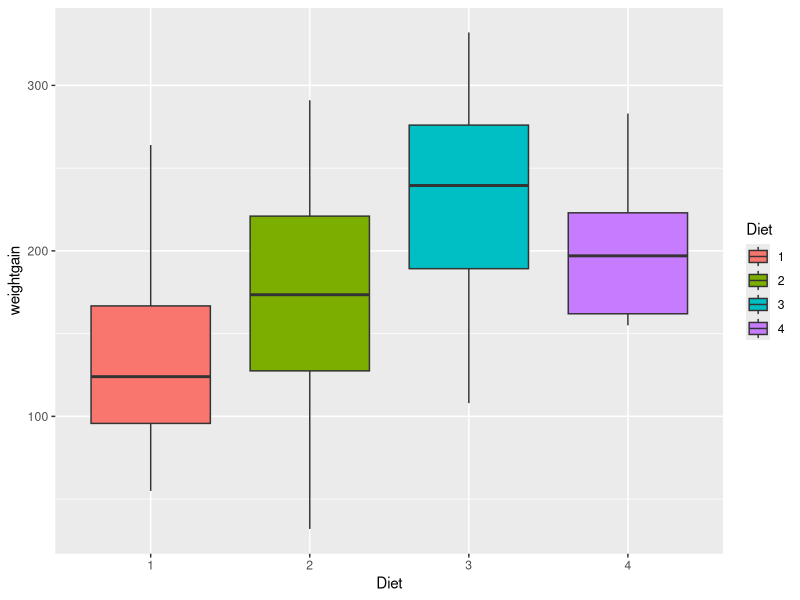
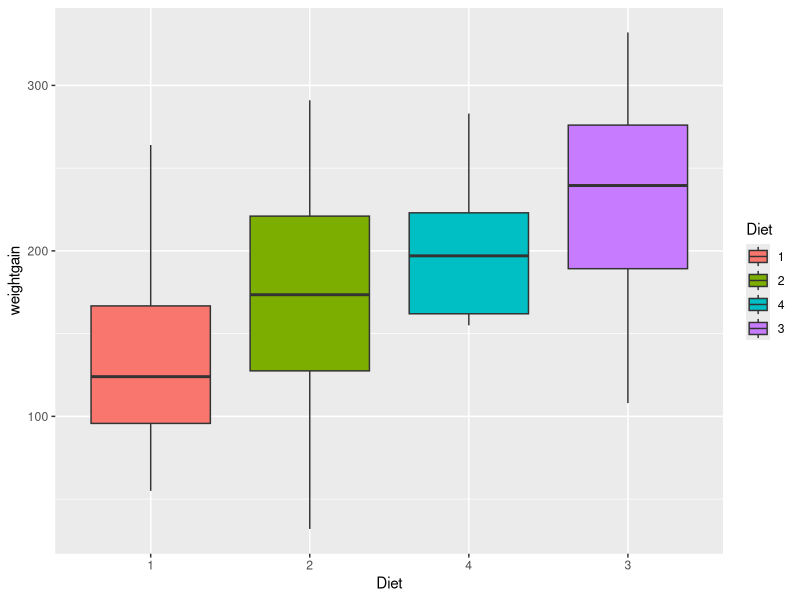
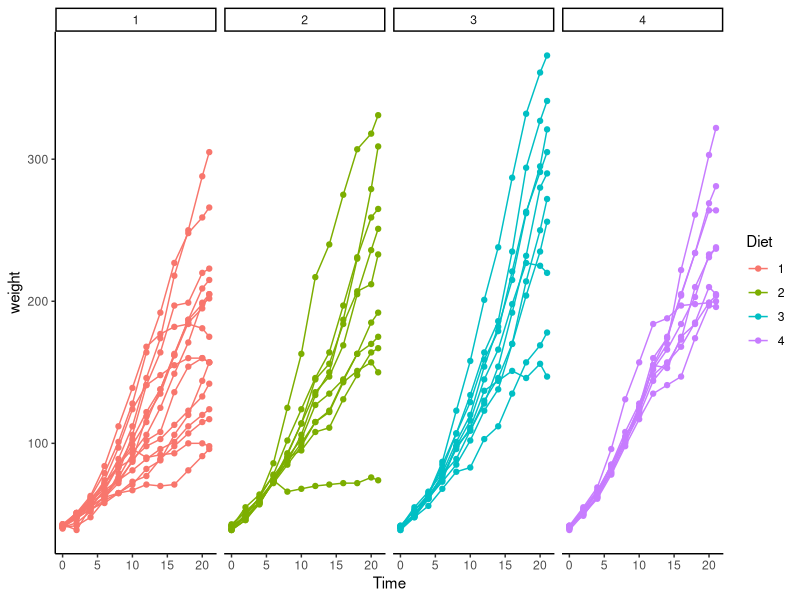
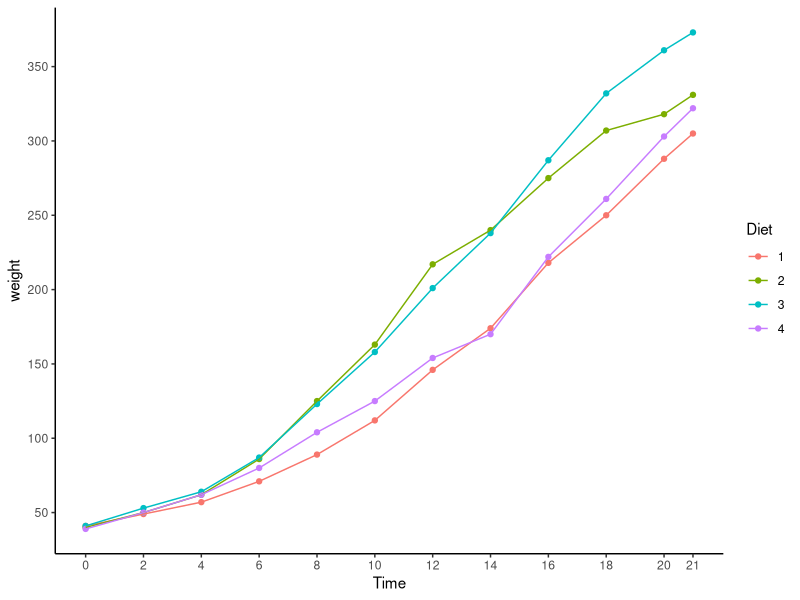
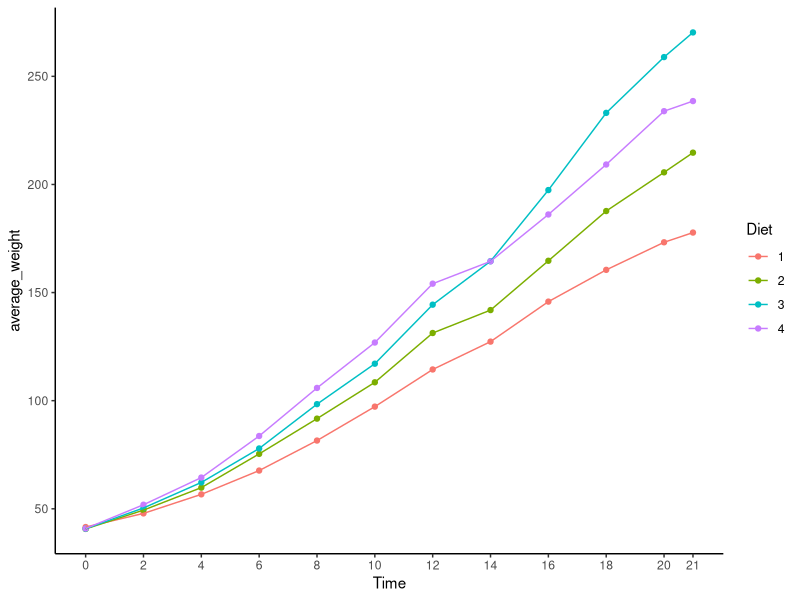

R code for these plots, in order:
## ---- chunk 1
knitr::opts_chunk$set(echo = TRUE)
## ---- chunk 2
library(tidyverse)
library(dplyr)
library(ggplot2)
## ---- chunk 3
data(ChickWeight)
## ---- chunk 4
ChickWeight %>%
  group_by(Chick) %>%
  summarise(count=n()) %>%
  filter(count == 12) %>%
  nrow()
## ---- chunk 5
ChickWeight %>%
  group_by(Chick) %>%
  summarise(count=n()) %>%
  filter(count != 12)
## ---- chunk 6
complete_chicks = ChickWeight %>%
  group_by(Chick) %>%
  summarise(count=n()) %>%
  filter(count == 12) %>%
  select(Chick)

complete = ChickWeight %>%
  filter(Chick %in% complete_chicks$Chick)
## ---- chunk 7
complete = complete %>%
  group_by(Chick) %>%
  mutate(weightgain = weight-weight[1]) %>%
  ungroup()
## ---- chunk 8
complete %>%
  filter(Time == 21) %>%
  ggplot(aes(x=Diet, y=weightgain))+
  geom_boxplot(aes(fill=Diet))
## ---- chunk 9
complete %>%
  filter(Time == 21) %>%
  mutate(Diet = reorder(Diet, weightgain, FUN = median, na.rm = T)) %>%
  ggplot(aes(x=Diet, y=weightgain))+
  geom_boxplot(aes(fill=Diet))
## ---- chunk 10
complete %>%
  ggplot(aes(x=Time, y=weight)) +
  geom_point(aes(col=Diet))+
  geom_line(aes(group=Chick, col=Diet))+
  facet_grid(~Diet)+
  theme_classic()
## ---- chunk 11
complete %>%
  group_by(Diet) %>%
  filter(Time == 21, weight == max(weight)) %>%
  select()


complete %>%
  filter(Chick %in% c(7, 21, 35, 48)) %>%
  ggplot(aes(x=Time, y=weight)) +
  geom_point(aes(col=Diet))+
  geom_line(aes(col=Diet))+
  scale_y_continuous(breaks = seq(50, 400, 50))+
  scale_x_continuous(breaks = unique(complete$Time))+
  theme_classic()
## ---- chunk 12
complete %>%
  group_by(Diet, Time) %>%
  summarise(average_weight = mean(weight)) %>%
  ggplot(aes(x=Time, y=average_weight))+
  geom_point(aes(col=Diet))+
  geom_line(aes(col=Diet))+
  scale_y_continuous(breaks = seq(50, 300, 50))+
  scale_x_continuous(breaks = unique(complete$Time))+
  theme_classic()
